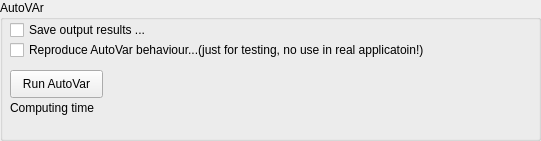
      <widget class="QGroupBox" name="groupBox_4">
       <property name="geometry">
        <rect>
         <x>250</x>
         <y>510</y>
         <width>541</width>
         <height>141</height>
        </rect>
       </property>
       <property name="title">
        <string>AutoVAr</string>
       </property>
       <widget class="QPushButton" name="pushButton_runAutoVar">
        <property name="geometry">
         <rect>
          <x>10</x>
          <y>70</y>
          <width>93</width>
          <height>28</height>
         </rect>
        </property>
        <property name="text">
         <string>Run AutoVar</string>
        </property>
       </widget>
       <widget class="QCheckBox" name="checkBox_saveAutovar">
        <property name="geometry">
         <rect>
          <x>10</x>
          <y>20</y>
          <width>151</width>
          <height>20</height>
         </rect>
        </property>
        <property name="text">
         <string>Save output results ...</string>
        </property>
       </widget>
       <widget class="QCheckBox" name="checkBox_reproduce_autovar">
        <property name="geometry">
         <rect>
          <x>10</x>
          <y>40</y>
          <width>471</width>
          <height>20</height>
         </rect>
        </property>
        <property name="text">
         <string>Reproduce AutoVar behaviour...(just for testing, no use in real applicatoin!)</string>
        </property>
       </widget>
       <widget class="QLabel" name="label_computing_time_autovar">
        <property name="geometry">
         <rect>
          <x>10</x>
          <y>100</y>
          <width>191</width>
          <height>16</height>
         </rect>
        </property>
        <property name="text">
         <string>Computing time</string>
        </property>
       </widget>
      </widget>
